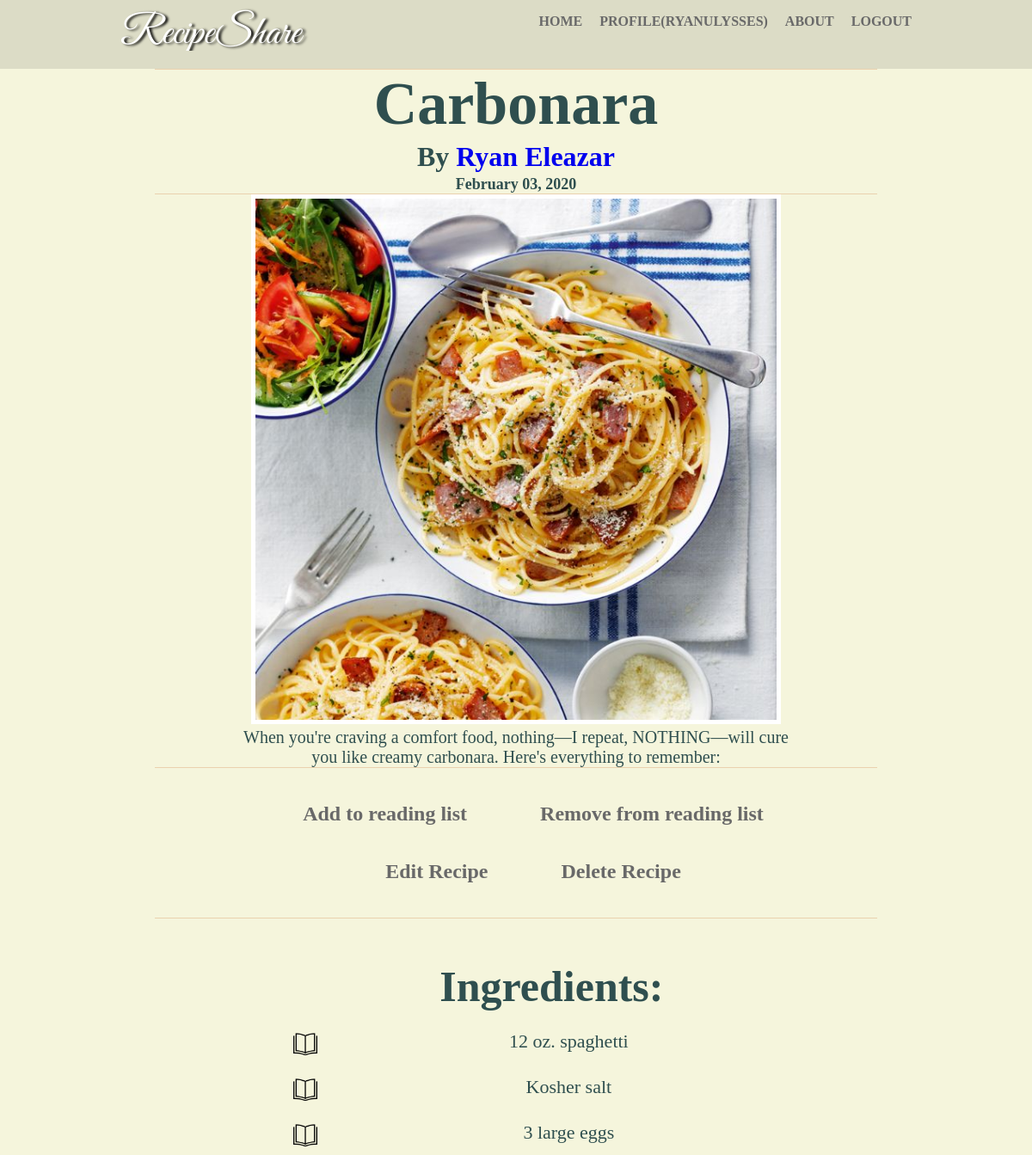
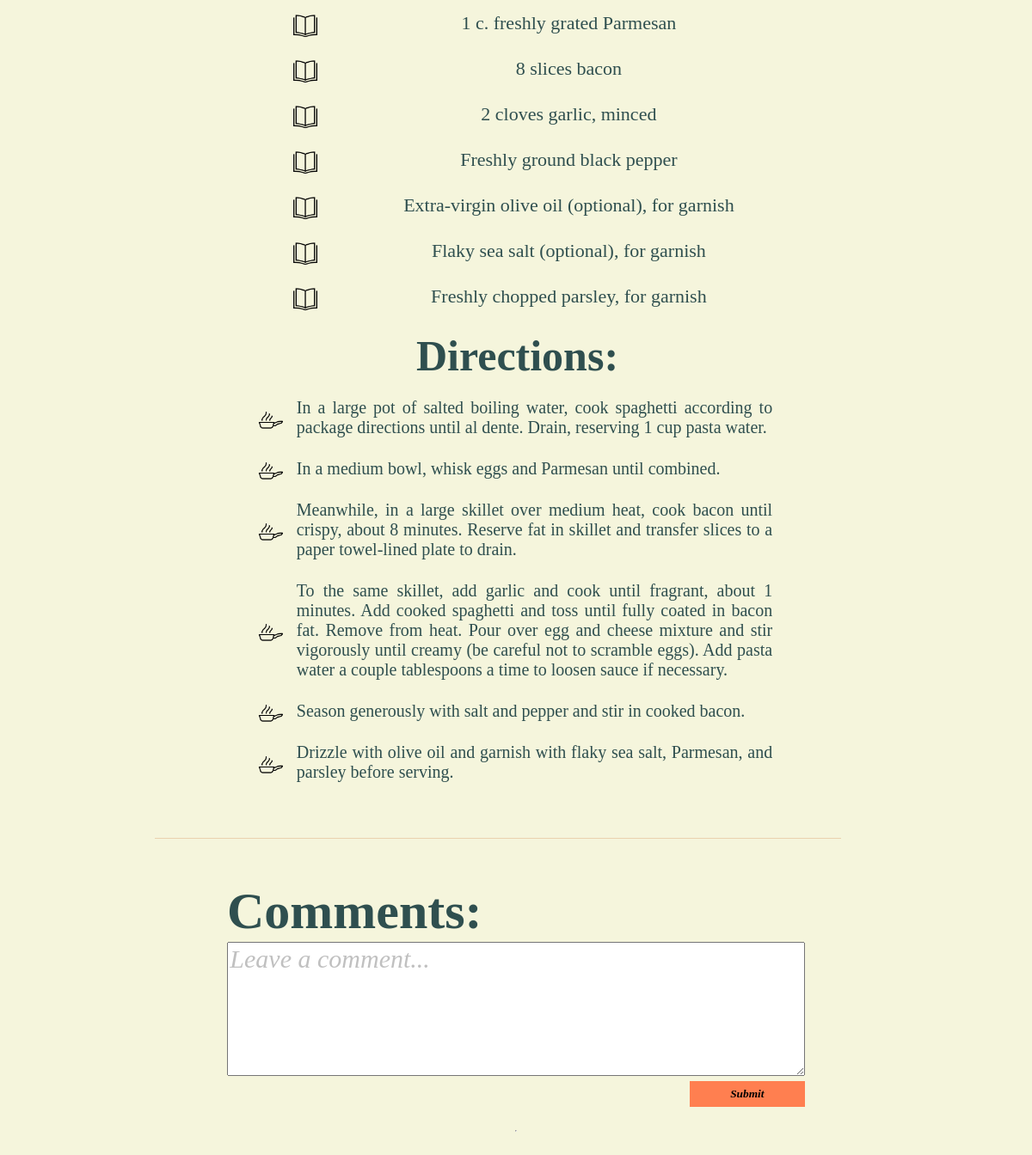
The page /article/3/Carbonara (signed in) on the database its author committed (2 pictures, top to bottom).
### tables this page shows
CREATE TABLE recipe(id INTEGER  PRIMARY KEY, dishname VARCHAR(100) NOT NULL, description TEXT NOT NULL, ingredients TEXT NOT NULL, directions TEXT NOT NULL, imagename VARCHAR(100) NOT NULL, author VARCHAR(100) NOT NULL, datetoday VARCHAR(100) NOT NULL);

CREATE TABLE user(id INTEGER  PRIMARY KEY, username VARCHAR(100) NOT NULL, password VARCHAR(100) NOT NULL, email VARCHAR(100) NOT NULL, firstname VARCHAR(100) NOT NULL, lastname VARCHAR(100) NOT NULL );

### application.py (the view, shortened to what this page needs)
@app.route('/article/<id>/<dishname>', methods=['POST', 'GET'])
@app.route('/')
def article(id,dishname):
    with sqlite3.connect('database.db') as conn:
        cur = conn.cursor()
        cur.execute("SELECT recipe.dishname, user.firstname, user.lastname, recipe.imagename, recipe.description, recipe.ingredients, recipe.directions,recipe.id,recipe.author,recipe.datetoday,user.username FROM recipe INNER JOIN user ON recipe.author = user.username WHERE recipe.id = ?", [id])
        recipe = cur.fetchall()
        cur = conn.cursor()
        cur.execute("SELECT user.firstname, user.lastname, comments.comments,comments.datetoday,user.username FROM user INNER JOIN comments ON user.username = comments.user WHERE comments.id = ?",[id])
        usercomment = cur.fetchall()
    return render_template('article.html', recipe=recipe, usercomment = usercomment)

### templates/article.html (shortened to what this page needs)
{% extends "layout.html" %}
{% block content %}
<header class = 'loginnav'>
		<div class="container">
			<nav>
				{% if session['username'] %}
		        <a href = {{ url_for("home", username = session['username'])}}><h2>RecipeShare</h2></a>
		        {% else %}
		        <a href = {{ url_for("home")}}><h2>RecipeShare</h2></a>
		        {% endif %}
				<ul>
					{% if not session['username'] %}
							<li><a href = {{ url_for("register")}} >Register</a></li>
							<li><a href = {{ url_for("login")}}>Sign in</a></li>
					{% else %}
							<li id = 'LogoutButton' ><a href = {{ url_for("logout")}}>Logout</a></li>
					{% endif %}
							<li><a href = {{ url_for("about")}}>About</a></li>
					{% if not session['username'] %}
							<li><a href = {{ url_for("home")}}>Home</a></li>
					{% else %}
							<li><a href = {{ url_for("profile", username = session['username'])}}>Profile({{session['username']}})</a></li>
							<li><a href = {{ url_for("home", username = session['username'])}}>Home</a></li>
					{% endif %}
				</ul>
			</nav>
		</div>
</header>
<section id = 'recipeshowcase'>
	{% for n in recipe %}
	<article id = 'dishnamesummarygroup'>
		<article id = 'dishnameshowcase'>
			<div class = 'container'>
				<h2>{{n[0]}}</h2>
			</div>
			<div class = 'container'>
				<h4>By <a href = {{ url_for("profile", username = n[10]) }}>{{n[1]}} {{n[2]}}</a></h4>
				<h5>{{n[9]}}</h5>
			</div>
		</article>
		<article id = 'pictureshowcase'>
			<div class = 'container'>
				<img src = "{{ url_for('static' , filename = 'images/recipeimages/' + n[3])}}" ><br>
			</div>
			<div class = 'container'>
				<p>{{n[4]}}</p>
			</div>
		</article>
	</article>
	<article class = 'links'>
			<ul>
				{% if session['username'] %}
					<li><h2><a href = "{{ url_for('addtoreadinglist', id = n[7])}}">Add to reading list</a></h2></li>
					<li><h2><a href = "{{ url_for('removefromreadinglist', id = n[7])}}">Remove from reading list</a></h2></li>
				{% endif %}
				{% if session['username'] == n[8] %}
					<li><h2><a href = "{{ url_for('update', id = n[7], dishname = n[0])}}">Edit Recipe</a></h2></li>
					<li><h2><a href = "{{ url_for('delete', id = n[7])}}">Delete Recipe</a></h2></li>
				{% endif %}
			</ul>
	</article>
	<article id = 'dishnamesummarygroup2'>
		<article id = 'ingredientsshowcase'>
			<div class = 'container'>
				<h1>Ingredients:</h1>
				{% set ing = n[5].split('\n') %}
				{% for x in ing %}
				<ul>
					<li>{{x}}</li>
				</ul>
				{% endfor %}
			</div>
		</article>
		<article id = 'directionsshowcase'>
			<div class = 'container'>
				<h1>Directions:</h1>
				{% set dir = n[6].split('\n') %}
				{% for y in dir %}
				<ul>
					<li> {{y}}</li>
				</ul>
				{% endfor %}
			</div>
		</article>
	</article>
	{% endfor %}
		<div class = 'commentheader'>
			<h1>Comments:</h1>
		</div>
	{% if session['username'] %}
		<article id = 'commentbox' >
			<div class = 'container'>
				<form method="POST", action = {{id}}>
					<textarea name = 'comments' placeholder="Leave a comment..."></textarea> <br>
					<button type="submit">Submit</button>
				</form>
			</div>
		</article>
	<hr>
	{% endif %}
	<section id = 'commentsection'>
		</div>
{% endblock %}

### rows shown on the page
recipe: dishname "Carbonara", firstname "Ryan", lastname "Eleazar", datetoday "February 03, 2020", imagename (picture), description "When you're craving a comfort food, nothing—I repeat, NOTHING—will cure you like creamy carbonara. Here's everything to remember:", ing "12 oz. spaghetti" "Kosher salt" "3 large eggs" "1 c. freshly grated Parmesan" "8 slices bacon" "2 cloves garlic, minced" "Freshly ground black pepper" "Extra-virgin olive oil (optional), for garnish" "Flaky sea salt (optional), for garnish" "Freshly chopped parsley, for garnish", dir "In a large pot of salted boiling water, cook spaghetti according to package directions until al dente. Drain, reserving 1 cup pasta water." "In a medium bowl, whisk eggs and Parmesan until combined." "Meanwhile, in a large skillet over medium heat, cook bacon until crispy, about 8 minutes. Reserve fat in skillet and transfer slices to a paper towel-lined plate to drain." "To the same skillet, add garlic and cook until fragrant, about 1 minutes. Add cooked spaghetti and toss until fully coated in bacon fat. Remove from heat. Pour over egg and cheese mixture and stir vigorously until creamy (be careful not to scramble eggs). Add pasta water a couple tablespoons a time to loosen sauce if necessary." "Season generously with salt and pepper and stir in cooked bacon." "Drizzle with olive oil and garnish with flaky sea salt, Parmesan, and parsley before serving."

### other values the page prints
{{ session['username'] }} "RYANULYSSES"
